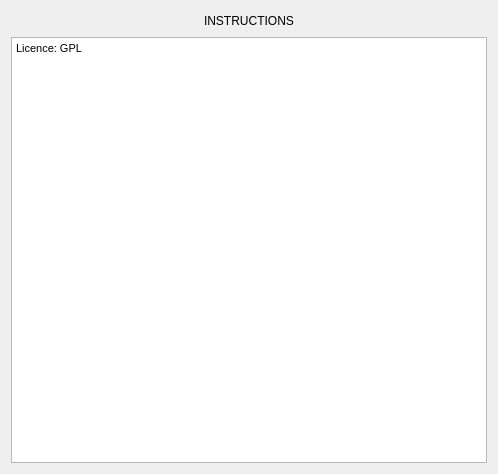
<?xml version="1.0" encoding="UTF-8"?>
<ui version="4.0">
 <class>HelpWindow</class>
 <widget class="QDialog" name="HelpWindow">
  <property name="geometry">
   <rect>
    <x>0</x>
    <y>0</y>
    <width>498</width>
    <height>474</height>
   </rect>
  </property>
  <property name="windowTitle">
   <string>Dialog</string>
  </property>
  <layout class="QGridLayout" name="gridLayout">
   <item row="0" column="0">
    <layout class="QHBoxLayout" name="horizontalLayout">
     <item>
      <spacer name="horizontalSpacer">
       <property name="orientation">
        <enum>Qt::Horizontal</enum>
       </property>
       <property name="sizeHint" stdset="0">
        <size>
         <width>40</width>
         <height>20</height>
        </size>
       </property>
      </spacer>
     </item>
     <item>
      <widget class="QLabel" name="label">
       <property name="text">
        <string>INSTRUCTIONS</string>
       </property>
      </widget>
     </item>
     <item>
      <spacer name="horizontalSpacer_2">
       <property name="orientation">
        <enum>Qt::Horizontal</enum>
       </property>
       <property name="sizeHint" stdset="0">
        <size>
         <width>40</width>
         <height>20</height>
        </size>
       </property>
      </spacer>
     </item>
    </layout>
   </item>
   <item row="1" column="0">
    <widget class="QTextEdit" name="textEdit">
     <property name="html">
      <string>&lt;!DOCTYPE HTML PUBLIC &quot;-//W3C//DTD HTML 4.0//EN&quot; &quot;http://www.w3.org/TR/REC-html40/strict.dtd&quot;&gt;
&lt;html&gt;&lt;head&gt;&lt;meta name=&quot;qrichtext&quot; content=&quot;1&quot; /&gt;&lt;style type=&quot;text/css&quot;&gt;
p, li { white-space: pre-wrap; }
&lt;/style&gt;&lt;/head&gt;&lt;body style=&quot; font-family:'SimSun'; font-size:9pt; font-weight:400; font-style:normal;&quot;&gt;
&lt;p style=&quot; margin-top:0px; margin-bottom:0px; margin-left:0px; margin-right:0px; -qt-block-indent:0; text-indent:0px;&quot;&gt;&lt;span style=&quot; font-family:'MS Shell Dlg 2'; font-size:8pt;&quot;&gt;Licence: GPL&lt;/span&gt;&lt;/p&gt;
&lt;p style=&quot;-qt-paragraph-type:empty; margin-top:0px; margin-bottom:0px; margin-left:0px; margin-right:0px; -qt-block-indent:0; text-indent:0px;&quot;&gt;&lt;br /&gt;&lt;/p&gt;&lt;/body&gt;&lt;/html&gt;</string>
     </property>
    </widget>
   </item>
  </layout>
 </widget>
 <resources/>
 <connections/>
</ui>
